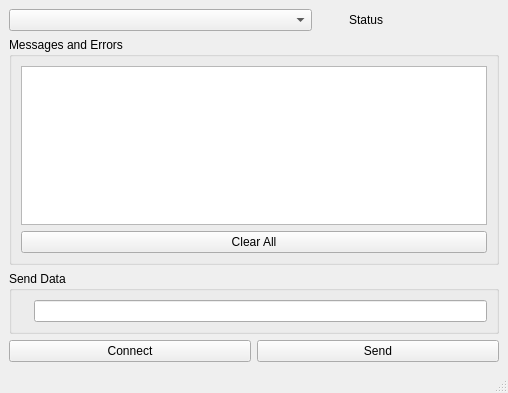
<?xml version="1.0" encoding="UTF-8"?>
<ui version="4.0">
 <class>MainWindow</class>
 <widget class="QMainWindow" name="MainWindow">
  <property name="geometry">
   <rect>
    <x>0</x>
    <y>0</y>
    <width>508</width>
    <height>393</height>
   </rect>
  </property>
  <property name="windowTitle">
   <string>MainWindow</string>
  </property>
  <widget class="QWidget" name="centralwidget">
   <layout class="QVBoxLayout" name="verticalLayout">
    <item>
     <layout class="QHBoxLayout" name="horizontalLayout">
      <item>
       <widget class="QComboBox" name="portComboBox"/>
      </item>
      <item>
       <widget class="QLabel" name="label_2">
        <property name="minimumSize">
         <size>
          <width>25</width>
          <height>0</height>
         </size>
        </property>
        <property name="maximumSize">
         <size>
          <width>25</width>
          <height>16777215</height>
         </size>
        </property>
        <property name="text">
         <string/>
        </property>
        <property name="pixmap">
         <pixmap resource="assets.qrc">:/Images/usb.svg</pixmap>
        </property>
       </widget>
      </item>
      <item>
       <widget class="QLabel" name="statusLabel">
        <property name="maximumSize">
         <size>
          <width>150</width>
          <height>16777215</height>
         </size>
        </property>
        <property name="text">
         <string>Status</string>
        </property>
        <property name="textFormat">
         <enum>Qt::AutoText</enum>
        </property>
        <property name="scaledContents">
         <bool>false</bool>
        </property>
        <property name="alignment">
         <set>Qt::AlignLeading|Qt::AlignLeft|Qt::AlignVCenter</set>
        </property>
       </widget>
      </item>
     </layout>
    </item>
    <item>
     <widget class="QGroupBox" name="groupBox">
      <property name="title">
       <string>Messages and Errors</string>
      </property>
      <layout class="QVBoxLayout" name="verticalLayout_2">
       <item>
        <widget class="QListWidget" name="lsLog"/>
       </item>
       <item>
        <widget class="QPushButton" name="pushButton">
         <property name="text">
          <string>Clear All</string>
         </property>
         <property name="icon">
          <iconset resource="assets.qrc">
           <normaloff>:/Images/delete.svg</normaloff>:/Images/delete.svg</iconset>
         </property>
         <property name="iconSize">
          <size>
           <width>25</width>
           <height>16</height>
          </size>
         </property>
        </widget>
       </item>
      </layout>
     </widget>
    </item>
    <item>
     <widget class="QGroupBox" name="groupBox_2">
      <property name="title">
       <string>Send Data</string>
      </property>
      <layout class="QHBoxLayout" name="horizontalLayout_3">
       <item>
        <widget class="QLabel" name="label">
         <property name="text">
          <string/>
         </property>
         <property name="pixmap">
          <pixmap resource="assets.qrc">:/Images/forward_to.svg</pixmap>
         </property>
        </widget>
       </item>
       <item>
        <widget class="QLineEdit" name="leSend">
         <property name="clearButtonEnabled">
          <bool>true</bool>
         </property>
        </widget>
       </item>
      </layout>
     </widget>
    </item>
    <item>
     <layout class="QHBoxLayout" name="horizontalLayout_2">
      <item>
       <widget class="QPushButton" name="connectButton">
        <property name="text">
         <string>Connect</string>
        </property>
        <property name="icon">
         <iconset resource="assets.qrc">
          <normaloff>:/Images/link_Black.svg</normaloff>:/Images/link_Black.svg</iconset>
        </property>
        <property name="iconSize">
         <size>
          <width>30</width>
          <height>16</height>
         </size>
        </property>
       </widget>
      </item>
      <item>
       <widget class="QPushButton" name="sendButton">
        <property name="text">
         <string>Send</string>
        </property>
        <property name="icon">
         <iconset resource="assets.qrc">
          <normaloff>:/Images/forward_to.svg</normaloff>:/Images/forward_to.svg</iconset>
        </property>
        <property name="iconSize">
         <size>
          <width>25</width>
          <height>16</height>
         </size>
        </property>
       </widget>
      </item>
     </layout>
    </item>
   </layout>
  </widget>
  <widget class="QMenuBar" name="menubar">
   <property name="geometry">
    <rect>
     <x>0</x>
     <y>0</y>
     <width>508</width>
     <height>21</height>
    </rect>
   </property>
  </widget>
  <widget class="QStatusBar" name="statusbar"/>
 </widget>
 <resources>
  <include location="assets.qrc"/>
 </resources>
 <connections>
  <connection>
   <sender>pushButton</sender>
   <signal>clicked()</signal>
   <receiver>lsLog</receiver>
   <slot>clear()</slot>
   <hints>
    <hint type="sourcelabel">
     <x>277</x>
     <y>229</y>
    </hint>
    <hint type="destinationlabel">
     <x>279</x>
     <y>196</y>
    </hint>
   </hints>
  </connection>
 </connections>
</ui>
